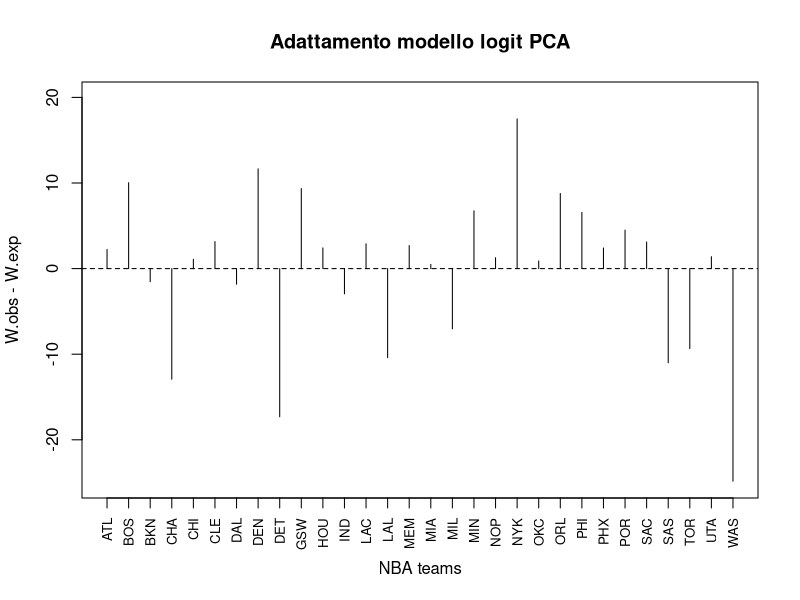
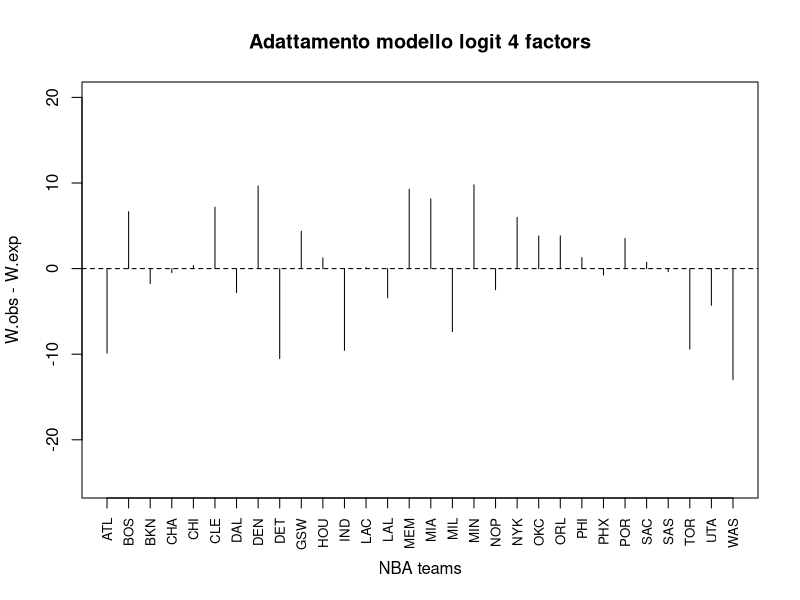
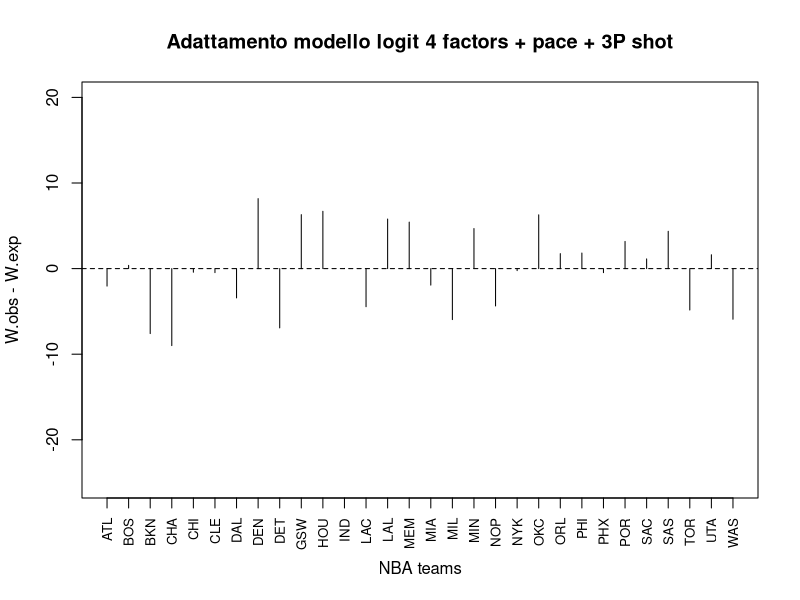
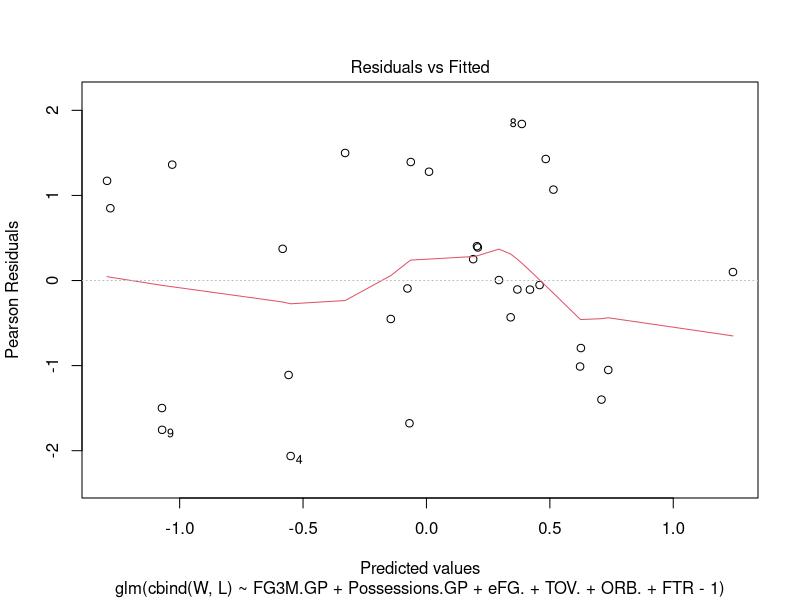

The R source for these figures, in order:
#####

# Cosa serve per vincere nel basket?

# Per cominciare, carichiamo i dati 
data <- read.table("data/team_stats.txt", header = T)
head(data)
# Franchigie considerate
franchigie <- c("ATL", "BOS", "BKN", "CHA", "CHI", "CLE", "DAL", "DEN", "DET", "GSW",
                "HOU", "IND", "LAC", "LAL", "MEM", "MIA", "MIL", "MIN", "NOP", "NYK",
                "OKC", "ORL", "PHI", "PHX", "POR", "SAC", "SAS", "TOR", "UTA", "WAS")


# Come primo modello consideriamo come esplicative le componenti principali derivanti dai 4 fattori
apply(data[, 6:9], 2, sd)
# La percentuale di palle perse ha una varianza molto diversa dalle altre metriche. E' necessario standardizzare i dati
pca <- prcomp(data[, 6:9], scale. = TRUE)
# Guardiamo la percentuale di varianza spiegata cumulata per capire quante componenti utilizzare
cumsum((pca$sdev ^ 2) / sum(pca$sdev ^ 2))
# 2 componenti principali spiegano una il 74% della varianza totale
X.0 <- pca$x[, c(1, 2)]

# Ora che ho ricavato le esplicative, posso procedere con la costruzione del modello
win.prob.glm.pca <- glm(cbind(data[, 1], data[, 2]) ~ X.0[, 1] + X.0[, 2], family = binomial)
summary(win.prob.glm.pca)
# Il coefficiente della seconda variabile canonica è non significativo. Anche l'intercetta risulta non significativa, con il relativo coefficiente sostanzialmente degenere in 0. Aggiorniamo il modello
win.prob.glm.pca <- update(win.prob.glm.pca, . ~ . - X.0[, 2])
summary(win.prob.glm.pca)
# Guardando la devianza residua non siamo soddisfatti dell'adattamento del modello. Il modello corrente, con soli 2 parametri in più rispetto al modello nullo, spiega molto di più di quest'ultimo. Tuttavia viene rifiutata l'ipotesi di adattamento del modello corrente rispetto a quello nullo
# H0: modello nullo   H1: modello corrente
pchisq(win.prob.glm.pca$null.deviance - win.prob.glm.pca$deviance, 
       win.prob.glm.pca$df.null - win.prob.glm.pca$df.residual, lower.tail = FALSE)
# H0 : modello corrente  H1: modello saturo
pchisq(win.prob.glm.pca$deviance, win.prob.glm.pca$df.residual, lower.tail = FALSE)
# Compariamo i valori osservati con i valori previsti dal modello. L'asse x indica le squadre in ordine alfabetico
diff.pca <- data$W - fitted(win.prob.glm.pca) * 82
plot(1:30, diff.pca, type = "h", xlab = "NBA teams", ylab = "W.obs - W.exp",
     ylim = c(-25, 20), xaxt = "n", main = "Adattamento modello logit PCA")
abline(h = 0, lty = 2)
axis(1, at = 1:30, labels = franchigie, las = 2, cex.axis = 0.8)
# L'adattamento non è sicuramente dei migliori. Il modello, utilizzando solamente due esplicative, deve mediare le percentuali osservate e nei casi estremi (numero di vittorie molto alto o molto basso) dà risultati fuorvianti

# Costruiamo un altro modello prendendo come esplicative i 4 fattori senza applicare la PCA. La PCA comporta infatti una riduzione della dimensionalità: il modello che ne deriva ha, oltre all'intercetta, 2 parametri (numero di PC considerate) invece che 4. Vediamo se, con più esplicative, il modello si adatta meglio ai dati
win.prob.glm.0 <- glm(cbind(W, L) ~ eFG. + TOV. + ORB. + FTR, 
                      family = binomial, data = data)
summary(win.prob.glm.0)
# Il modello appena costruito fornisce un adattamento migliore ai dati rispetto a quello visto in precedenza
compare.matrix <- matrix(data = c(win.prob.glm.pca$aic, win.prob.glm.0$aic,
      BIC(win.prob.glm.pca), BIC(win.prob.glm.0)), nrow = 2, byrow = TRUE)
colnames(compare.matrix) <- c("PCA", "4Factors")
row.names(compare.matrix) <- c("AIC", "BIC")
compare.matrix
# Anche qui confrontiamo valori osservati e predetti
diff.4f <- data$W - fitted(win.prob.glm.0) * 82
plot(1:30, diff.4f, type = "h", xlab = "NBA teams", ylab = "W.obs - W.exp",
     ylim = c(-25, 20), xaxt = "n", main = "Adattamento modello logit 4 factors")
abline(h = 0, lty = 2)
axis(1, at = 1:30, labels = franchigie, las = 2, cex.axis = 0.8)
# L'adattamento è visibilmente migliorato, tuttavia non siamo soddisfatti rispetto a ciò che otteniamo con il modello saturo
# H0: modello corrente   H1: modello saturo
pchisq(win.prob.glm.0$deviance, win.prob.glm.0$df.residual, lower.tail = FALSE)

# Considerata l'importanza che hanno il tiro da tre punti e il pace (ritmo di gioco) nel basket moderno costruiamo un nuovo modello aggiungendo 3 esplicative: numero di tiri da tre segnati, numero di tiri da tre tentati e possessi per partita
win.prob.glm <- glm(cbind(W, L) ~ ., family = binomial, data = data)
summary(win.prob.glm)
# Il coefficiente relativo ai tiri da tre punti tentati a partita è non significativo. Aggiorniamo il modello
win.prob.glm <- update(win.prob.glm, . ~ . - FG3A.GP)
summary(win.prob.glm)
# L'intercetta risulta non significativa
win.prob.glm <- update(win.prob.glm, . ~ . - 1)
summary(win.prob.glm)
# L'adattamento rispetto ai modelli precedenti è migliorato
compare.matrix <- cbind(compare.matrix, c(win.prob.glm$aic, BIC(win.prob.glm)))
colnames(compare.matrix) <- c("PCA", "4Factors", "4Factors + 3PTShot")
compare.matrix
# Accettiamo l'ipotesi nulla ad un livello di significatività del 5%
# H0: modello corrente   H1: modello saturo
pchisq(win.prob.glm$deviance, win.prob.glm$df.residual, lower.tail = FALSE)
# Grafico valori previsti e osservati
diff.4f.mod <- data$W - fitted(win.prob.glm) * 82
plot(1:30, diff.4f.mod, type = "h", xlab = "NBA teams", ylab = "W.obs - W.exp",
     ylim = c(-25, 20), xaxt = "n", main = "Adattamento modello logit 4 factors + pace + 3P shot")
abline(h = 0, lty = 2)
axis(1, at = 1:30, labels = franchigie, las = 2, cex.axis = 0.8)
# Media della discrepanza tra il numero di vittorie effettivo e il numero di vittorie stimato
mean(abs(residuals(win.prob.glm, type = "response"))) * 82
# Metodo alternativo
mean(abs(data$W - fitted(win.prob.glm) * 82))
sd(abs(data$W - fitted(win.prob.glm) * 82))
# Ciò significa che in media sbaglio la previsione delle vittorie di 4 unità
# Non vi è struttura di dipendenza tra i valori predetti e i residui
plot(win.prob.glm, which = 1)

# Le possibili interazioni aggiuntive risultano non significative
add1(win.prob.glm, . ~ . + (.)^2, test = "Chisq") 

# In conclusione, il migliore dei modelli considerati è quello con le seguenti esplicative: tiri da tre punti segnati a partita, possessi a partita, percentuale effettiva, percentuale di palle perse, percentuale di rimbalzi offensivi e numero di tiri liberi rispetto ai tiri dal campo.














